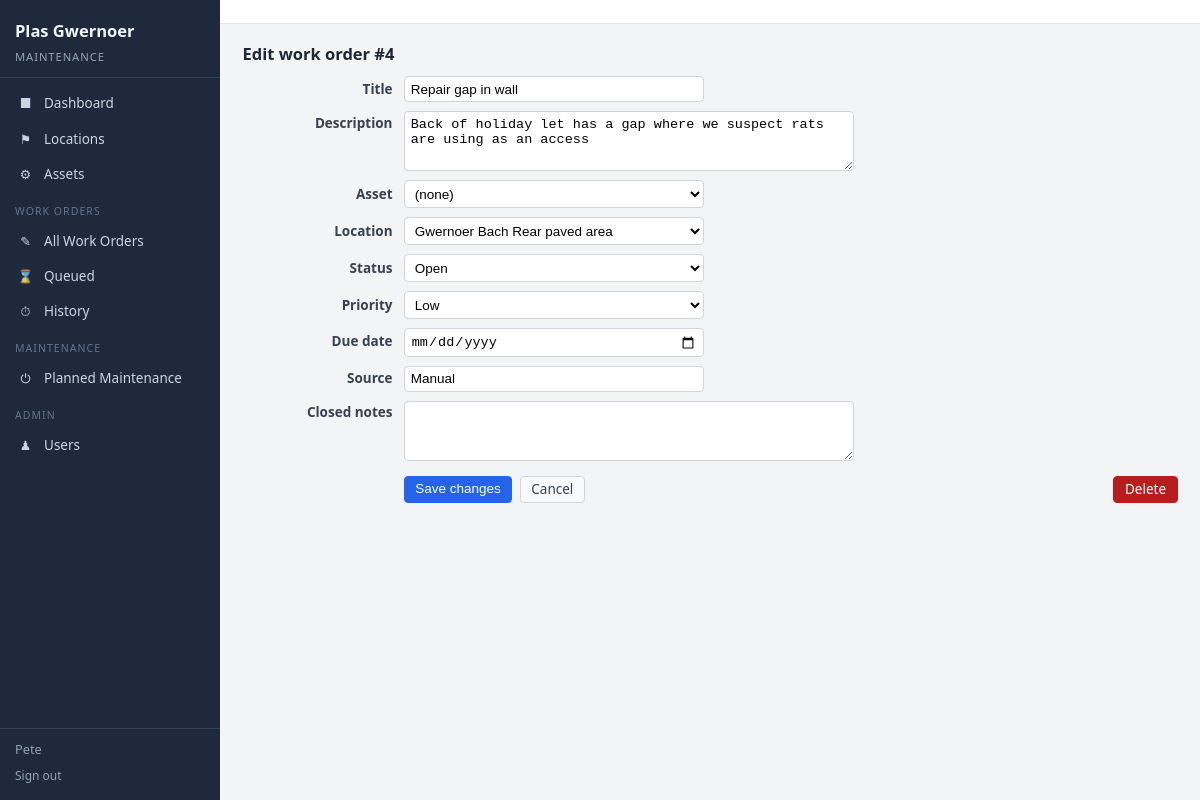
The page /work_orders/4/edit (signed in) on the database its author committed.
### tables this page shows
CREATE TABLE work_orders (
    id                  INTEGER PRIMARY KEY AUTOINCREMENT,
    asset_id            INTEGER REFERENCES assets(id) ON DELETE SET NULL,
    location_id         INTEGER REFERENCES locations(id) ON DELETE SET NULL,
    title               TEXT NOT NULL,
    description         TEXT,
    status              TEXT NOT NULL DEFAULT 'Open',  -- Open / In Progress / Done / Cancelled
    priority            TEXT NOT NULL DEFAULT 'Normal', -- Low / Normal / High / Urgent
    source              TEXT,           -- Manual, Auto from PM, Inspection, etc.
    created_at          TEXT NOT NULL DEFAULT (datetime('now')),
    due_date            TEXT,           -- ISO date
    completed_at        TEXT,
    closed_notes        TEXT
);

CREATE TABLE locations (
    id              INTEGER PRIMARY KEY AUTOINCREMENT,
    name            TEXT NOT NULL UNIQUE,
    parent_id       INTEGER REFERENCES locations(id) ON DELETE SET NULL,
    description     TEXT,
    created_at      TEXT NOT NULL DEFAULT (datetime('now')),
    active          INTEGER NOT NULL DEFAULT 1
);

### saved/cmms_ui.py (the view)
@app.get("/work_orders/{wo_id}/edit")
async def edit_work_order_form(
    request: Request,
    wo_id: int,
    db: sqlite3.Connection = Depends(get_db),
):
    cur = db.execute(
        "SELECT * FROM work_orders WHERE id = ?",
        (wo_id,),
    )
    row = cur.fetchone()
    if not row:
        raise HTTPException(status_code=404, detail="Work order not found")
    wo = dict(row)
    assets = dicts(
        db.execute(
            "SELECT asset_id AS id, asset_name AS name, location_name "
            "FROM v_assets "
            "ORDER BY location_name, asset_name"
        )
    )
    locations = dicts(db.execute("SELECT id, name FROM locations ORDER BY name"))
    return templates.TemplateResponse(
        "work_order_edit.html",
        {
            "request": request,
            "wo": wo,
            "assets": assets,
            "locations": locations,
        },
    )

### templates/work_order_edit.html (shortened to what this page needs)
{% extends "base.html" %}
{% block content %}
<h2>Edit work order #{{ wo.id }}</h2>
<form method="post">
  <div class="form-row">
    <label for="title">Title</label>
    <input id="title" name="title" type="text" value="{{ wo.title }}" required>
  </div>
  <div class="form-row">
    <label for="description">Description</label>
    <textarea id="description" name="description">{{ wo.description or "" }}</textarea>
  </div>
  <div class="form-row">
    <label for="asset_id">Asset</label>
    <select id="asset_id" name="asset_id">
      <option value="0">(none)</option>
    </select>
  </div>
  <div class="form-row">
    <label for="location_id">Location</label>
    <select id="location_id" name="location_id">
      {% for l in locations %}
        <option value="{{ l.id }}" {% if wo.location_id and wo.location_id == l.id %}selected{% endif %}>{{ l.name }}</option>
      {% endfor %}
    </select>
  </div>
  <div class="form-row">
    <label for="status">Status</label>
    {% set s = wo.status %}
    <select id="status" name="status_value">
      <option value="Open" {% if s == "Open" %}selected{% endif %}>Open</option>
    </select>
  </div>
  <div class="form-row">
    <label for="priority">Priority</label>
    {% set p = wo.priority %}
    <select id="priority" name="priority">
      <option value="Low" {% if p == "Low" %}selected{% endif %}>Low</option>
    </select>
  </div>
  <div class="form-row">
    <label for="due_date">Due date</label>
    <input id="due_date" name="due_date" type="date" value="{{ wo.due_date or '' }}">
  </div>
  <div class="form-row">
    <label for="source">Source</label>
    <input id="source" name="source" type="text" value="{{ wo.source or '' }}">
  </div>
  <div class="form-row">
    <label for="closed_notes">Closed notes</label>
    <textarea id="closed_notes" name="closed_notes">{{ wo.closed_notes or "" }}</textarea>
  </div>
  <div class="form-actions">
    <button class="btn" type="submit">Save changes</button>
    <a class="btn secondary" href="/work_orders">Cancel</a>
    <a class="btn" href="/work_orders/{{ wo.id }}/delete" style="background: #b91c1c; border-color: #b91c1c; margin-left: auto;">Delete</a>
  </div>
</form>
{% endblock %}

### static/style.css (style rules this page uses)
* { margin: 0; padding: 0; box-sizing: border-box; }
html, body { height: 100%; font-family: system-ui, -apple-system, BlinkMacSystemFont, "Segoe UI", sans-serif; font-size: 15px; line-height: 1.5; color: #1f2933; background-color: #f3f4f6; }
h2 { margin: 0 0 0.6rem; font-size: 1.1rem; font-weight: 600; }
a { color: #2563eb; }
form { margin: 0.5rem 0 1rem; }
label { font-weight: 600; font-size: 0.9rem; color: #374151; }
input[type=text], input[type=date], input[type=password], select, textarea { padding: 0.3rem 0.4rem; font-size: 0.9rem; border-radius: 4px; border: 1px solid #d1d5db; box-sizing: border-box; background-color: #ffffff; transition: border-color 0.12s ease, box-shadow 0.12s ease; }
textarea { min-height: 4rem; resize: vertical; }
.form-row { display: flex; align-items: baseline; gap: 0.75rem; margin-bottom: 0.6rem; }
.form-row label { flex: 0 0 10rem; text-align: right; }
.form-row input, .form-row select { flex: 1; max-width: 20rem; }
.form-row textarea { flex: 1; max-width: 30rem; min-height: 4rem; }
.form-actions { margin-top: 1rem; padding-left: 10.75rem; display: flex; gap: 0.5rem; align-items: center; }
.btn, button { display: inline-block; padding: 0.3rem 0.7rem; border-radius: 4px; border: 1px solid #2563eb; background: #2563eb; color: #ffffff; font-size: 0.9rem; cursor: pointer; text-decoration: none; line-height: 1.2; }
.btn.secondary { background: #f9fafb; color: #374151; border-color: #d1d5db; }

### rows shown on the page
work_orders: id "4", title "Repair gap in wall", description "Back of holiday let has a gap where we suspect rats are using as an access", location_id "Gwernoer Bach Rear paved area", status_value "Open", priority "Low", source "Manual"

### other values the page prints
{{ request.session.get('display_name', '') }} "Pete"
